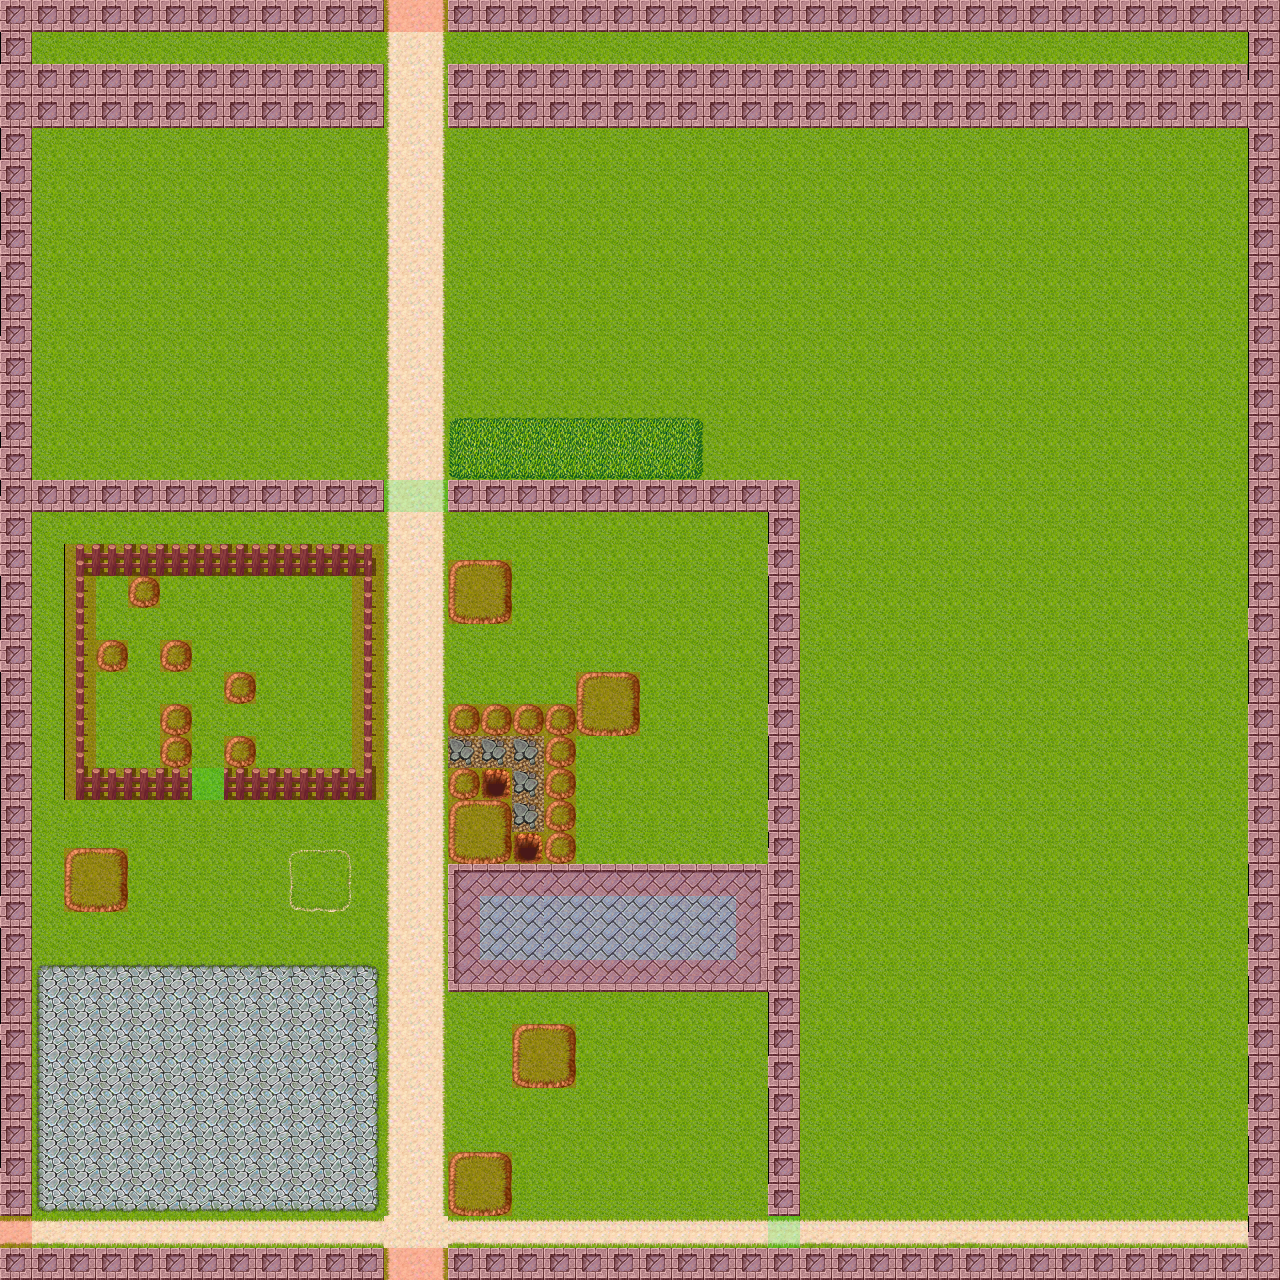

Rendered tile map (Tiled .tmx) drawn with the repository's tilesets; below, a short description and the map source with its tile grids summarised:
An orthogonal 80x80 tile map with 16x16 px tiles, 3 tile layers (backround, barrier, meta), 10 tilesets.

<map version="1.0" orientation="orthogonal" width="80" height="80" tilewidth="16" tileheight="16">
 <tileset firstgid="1" name="TileA1" tilewidth="16" tileheight="16">
  <image source="TileA1.png" trans="ff8080" width="512" height="384" />
 </tileset>
 <tileset firstgid="769" name="TileA2" tilewidth="16" tileheight="16">
  <image source="TileA2.png" trans="ff8080" width="512" height="384" />
 </tileset>
 <tileset firstgid="1537" name="TileA3" tilewidth="16" tileheight="16">
  <image source="TileA3.png" trans="ff8080" width="512" height="256" />
 </tileset>
 <tileset firstgid="2049" name="TileA4" tilewidth="16" tileheight="16">
  <image source="TileA4.png" trans="ff8080" width="512" height="480" />
 </tileset>
 <tileset firstgid="3009" name="TileA5" tilewidth="16" tileheight="16">
  <image source="TileA5.png" trans="ff8080" width="256" height="512" />
 </tileset>
 <tileset firstgid="3521" name="TileB" tilewidth="16" tileheight="16">
  <image source="TileB.png" trans="ff8080" width="512" height="512" />
 </tileset>
 <tileset firstgid="4545" name="TileC" tilewidth="16" tileheight="16">
  <image source="TileC.png" trans="ff8080" width="512" height="512" />
 </tileset>
 <tileset firstgid="5569" name="TileD" tilewidth="16" tileheight="16">
  <image source="TileD.png" trans="ff8080" width="512" height="512" />
 </tileset>
 <tileset firstgid="6593" name="TileE" tilewidth="16" tileheight="16">
  <image source="TileE.png" trans="ff8080" width="512" height="512" />
 </tileset>
 <tileset firstgid="7617" name="meta_tiles" tilewidth="16" tileheight="16">
  <image source="meta_tiles.png" trans="ff8080" width="67" height="34" />
  <tile id="0">
   <properties>
    <property name="Type" value="1" />
   </properties>
  </tile>
  <tile id="1">
   <properties>
    <property name="Type" value="1" />
   </properties>
  </tile>
  <tile id="2">
   <properties>
    <property name="Type" value="0" />
   </properties>
  </tile>
  <tile id="3">
   <properties>
    <property name="Type" value="0" />
   </properties>
  </tile>
  <tile id="4">
   <properties>
    <property name="Type" value="1" />
   </properties>
  </tile>
  <tile id="5">
   <properties>
    <property name="Type" value="1" />
   </properties>
  </tile>
  <tile id="6">
   <properties>
    <property name="Type" value="0" />
   </properties>
  </tile>
  <tile id="7">
   <properties>
    <property name="Type" value="0" />
   </properties>
  </tile>
 </tileset>
 <layer name="backround" width="80" height="80">
  <data>[6400 cells, 6400 non-empty, 52 distinct tile ids]</data>
 </layer>
 <objectgroup name="objects" width="80" height="80" />
 <layer name="barrier" width="80" height="80">
  <data>[6400 cells, 1908 non-empty, 92 distinct tile ids]</data>
 </layer>
 <layer name="meta" width="80" height="80">
  <data>[6400 cells, 1492 non-empty, 3 distinct tile ids]</data>
 </layer>
</map>
